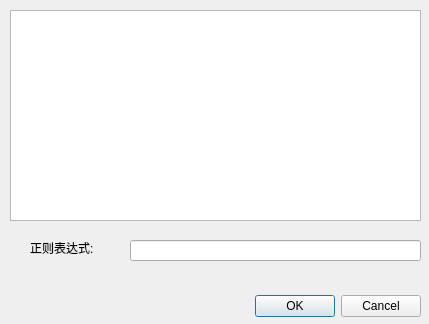
<?xml version="1.0" encoding="UTF-8"?>
<ui version="4.0">
 <class>Dialog</class>
 <widget class="QDialog" name="Dialog">
  <property name="geometry">
   <rect>
    <x>0</x>
    <y>0</y>
    <width>429</width>
    <height>324</height>
   </rect>
  </property>
  <property name="windowTitle">
   <string>Dialog</string>
  </property>
  <widget class="QDialogButtonBox" name="buttonBox">
   <property name="geometry">
    <rect>
     <x>120</x>
     <y>290</y>
     <width>301</width>
     <height>32</height>
    </rect>
   </property>
   <property name="orientation">
    <enum>Qt::Horizontal</enum>
   </property>
   <property name="standardButtons">
    <set>QDialogButtonBox::Cancel|QDialogButtonBox::Ok</set>
   </property>
  </widget>
  <widget class="QTextEdit" name="textEdit">
   <property name="geometry">
    <rect>
     <x>10</x>
     <y>10</y>
     <width>411</width>
     <height>211</height>
    </rect>
   </property>
  </widget>
  <widget class="QLineEdit" name="lineEdit">
   <property name="geometry">
    <rect>
     <x>130</x>
     <y>240</y>
     <width>291</width>
     <height>21</height>
    </rect>
   </property>
  </widget>
  <widget class="QLabel" name="label">
   <property name="geometry">
    <rect>
     <x>30</x>
     <y>240</y>
     <width>91</width>
     <height>16</height>
    </rect>
   </property>
   <property name="text">
    <string>正则表达式:</string>
   </property>
  </widget>
 </widget>
 <resources/>
 <connections>
  <connection>
   <sender>buttonBox</sender>
   <signal>accepted()</signal>
   <receiver>Dialog</receiver>
   <slot>accept()</slot>
   <hints>
    <hint type="sourcelabel">
     <x>248</x>
     <y>254</y>
    </hint>
    <hint type="destinationlabel">
     <x>157</x>
     <y>274</y>
    </hint>
   </hints>
  </connection>
  <connection>
   <sender>buttonBox</sender>
   <signal>rejected()</signal>
   <receiver>Dialog</receiver>
   <slot>reject()</slot>
   <hints>
    <hint type="sourcelabel">
     <x>316</x>
     <y>260</y>
    </hint>
    <hint type="destinationlabel">
     <x>286</x>
     <y>274</y>
    </hint>
   </hints>
  </connection>
 </connections>
</ui>
